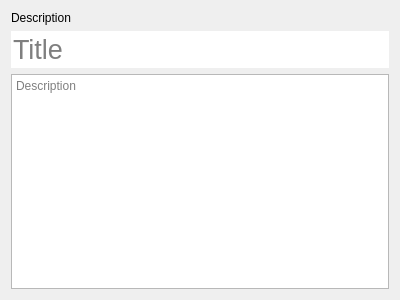
<?xml version="1.0" encoding="UTF-8"?>
<ui version="4.0">
 <class>DescriptionProviderEditor</class>
 <widget class="QWidget" name="DescriptionProviderEditor">
  <property name="geometry">
   <rect>
    <x>0</x>
    <y>0</y>
    <width>400</width>
    <height>300</height>
   </rect>
  </property>
  <property name="windowTitle">
   <string>Form</string>
  </property>
  <layout class="QVBoxLayout" name="verticalLayout">
   <item>
    <widget class="tSubtitleLabel" name="subtitleLabel">
     <property name="text">
      <string>Description</string>
     </property>
    </widget>
   </item>
   <item>
    <widget class="QLineEdit" name="titleEdit">
     <property name="font">
      <font>
       <pointsize>20</pointsize>
      </font>
     </property>
     <property name="frame">
      <bool>false</bool>
     </property>
     <property name="placeholderText">
      <string>Title</string>
     </property>
    </widget>
   </item>
   <item>
    <widget class="QPlainTextEdit" name="descriptionEdit">
     <property name="placeholderText">
      <string>Description</string>
     </property>
    </widget>
   </item>
  </layout>
 </widget>
 <customwidgets>
  <customwidget>
   <class>tSubtitleLabel</class>
   <extends>QLabel</extends>
   <header location="global">tsubtitlelabel.h</header>
  </customwidget>
 </customwidgets>
 <resources/>
 <connections/>
</ui>
